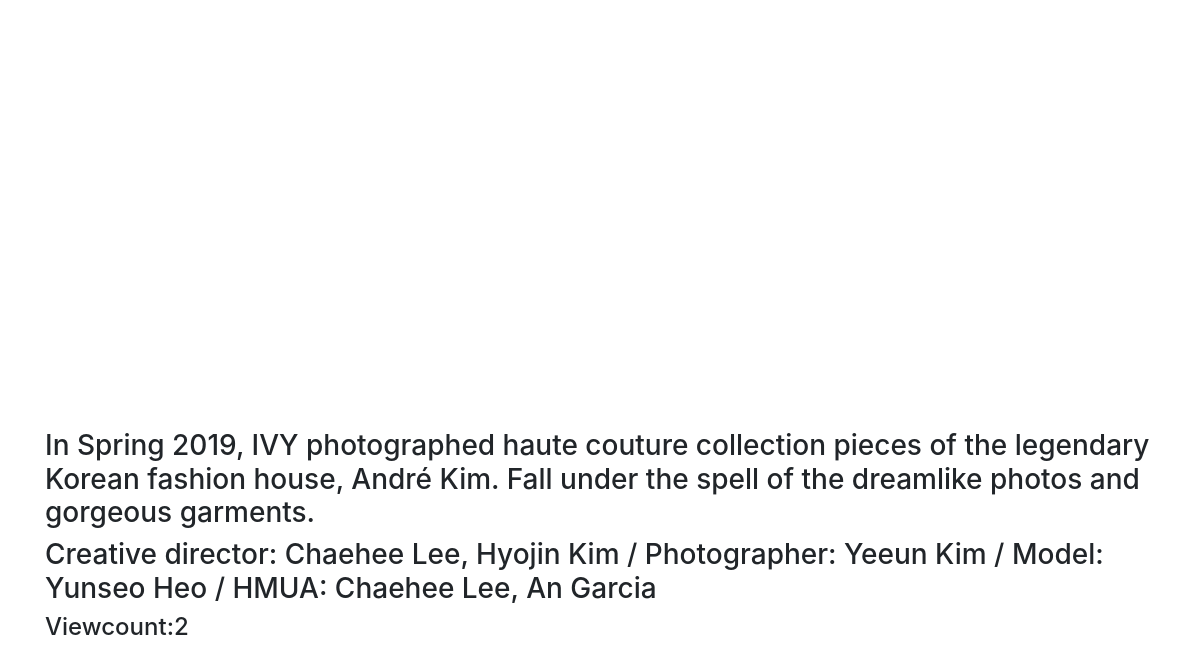
/7/ (lower part), run on an earlier commit of the app's database.
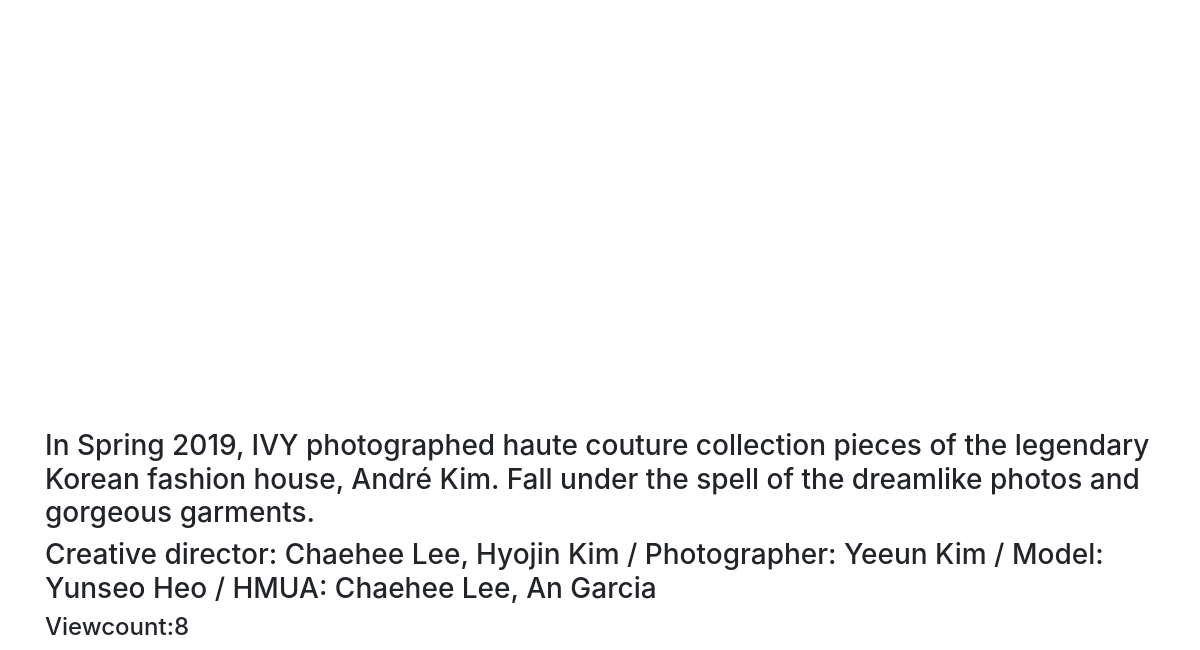
And on a later commit of the database.
### magazines/models.py (models this page shows, shortened)
class PostImage(models.Model):
    post = models.ForeignKey(Post, default=None, on_delete=models.CASCADE)
    images = models.FileField(upload_to = 'static/images/posts')

class Post(models.Model):
    title = models.CharField(max_length=250)
    description = models.TextField()
    involvedEditor = models.TextField(blank=True)
    image = models.FileField(blank=True)
    date_created = models.DateTimeField(auto_now_add=True, null =True)
    viewcount = models.PositiveIntegerField(default=0)
    @property
    def update_viewcount(self):
        self.viewcount = self.viewcount + 1
        self.save()
        return self.viewcount

### magazines/views.py (the view)
# urls.py: path('<int:id>/', views.detail_view, name='detail'),
def detail_view(request, id):
    post = get_object_or_404(Post, id=id)
    photos = PostImage.objects.filter(post=post)
    context = {
        'post':post,
        'photos':photos
    }
    return render(request, 'magazines/detail.html', context)

### magazines/templates/magazines/detail.html (shortened to what this page needs)
{% extends 'magazines/main.html'%}
{% block content %}
<div id="carousel-example-1z" class="carousel slide carousel-fade" data-ride="carousel">
    <ol class="carousel-indicators" >
    {% for p in photos %}
      <li data-target="#carousel-example-1z" data-slide-to="{{ forloop.counter0 }}" class="{% if forloop.counter0 == 0 %} active {% endif %}"></li>
    {% endfor %}
    </ol>
    <div class="carousel-inner" role="listbox">
      {% for p in photos %}
      <div class="carousel-item {% if forloop.counter0 == 0 %} active {% endif %}">
        <img class="d-block w-100" src="{{p.images.url}}"
          alt="First slide">
      </div>
      {% endfor %}
    <a class="carousel-control-prev" href="#carousel-example-1z" role="button" data-slide="prev">
    </a>
    <a class="carousel-control-next" href="#carousel-example-1z" role="button" data-slide="next">
    </a>
  </div>
  <div class="container">
    <h3>{{post.description}}</h3>
    <h3>{{post.involvedEditor}}</h3>
    <h4>Viewcount:{{ post.update_viewcount }}</h4>
  </div>
  {% endblock %}

### magazines/templates/magazines/main.html (shortened to what this page needs)
{% load static %}
<!DOCTYPE html>
<html lang="en">
<head>
    <link rel="stylesheet" href="https://maxcdn.bootstrapcdn.com/bootstrap/4.0.0/css/bootstrap.min.css">
    <link rel="stylesheet" type="text/css" href="{% static '/css/main.css' %}">
</head>
<body>
    <div class="grid-containerMain">
            {% include 'magazines/navbar.html'%}
        <div class="gridBody">
            {% block content %}
            {% endblock %}
        </div>
    </div>
</body>
</html>

### magazines/templates/magazines/navbar.html (shortened to what this page needs)
{% load static %}
<link rel="stylesheet" type="text/css" href="{% static '/css/navbar.css' %}">

### static/css/main.css (style rules this page uses)
body { background-color: #FFFFFF; }
.grid-containerMain { display: grid; grid-template-rows: 2; height: fit-content }
.gridBody { grid-column-start: 1; grid-column-end: 1; grid-row: 2; }

What changed in the data, as far as the page shows it:
changed Post: update_viewcount "2" → "8"
